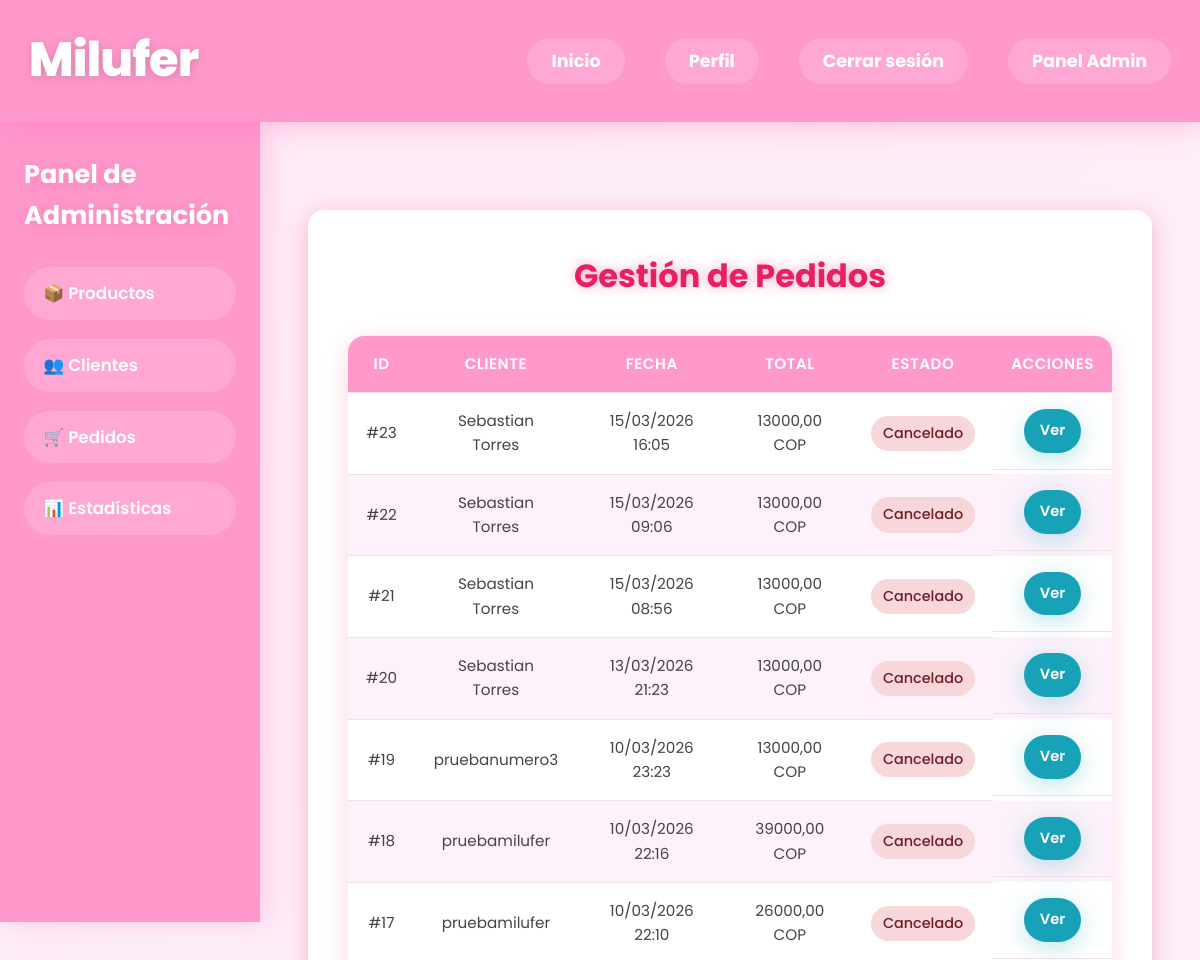
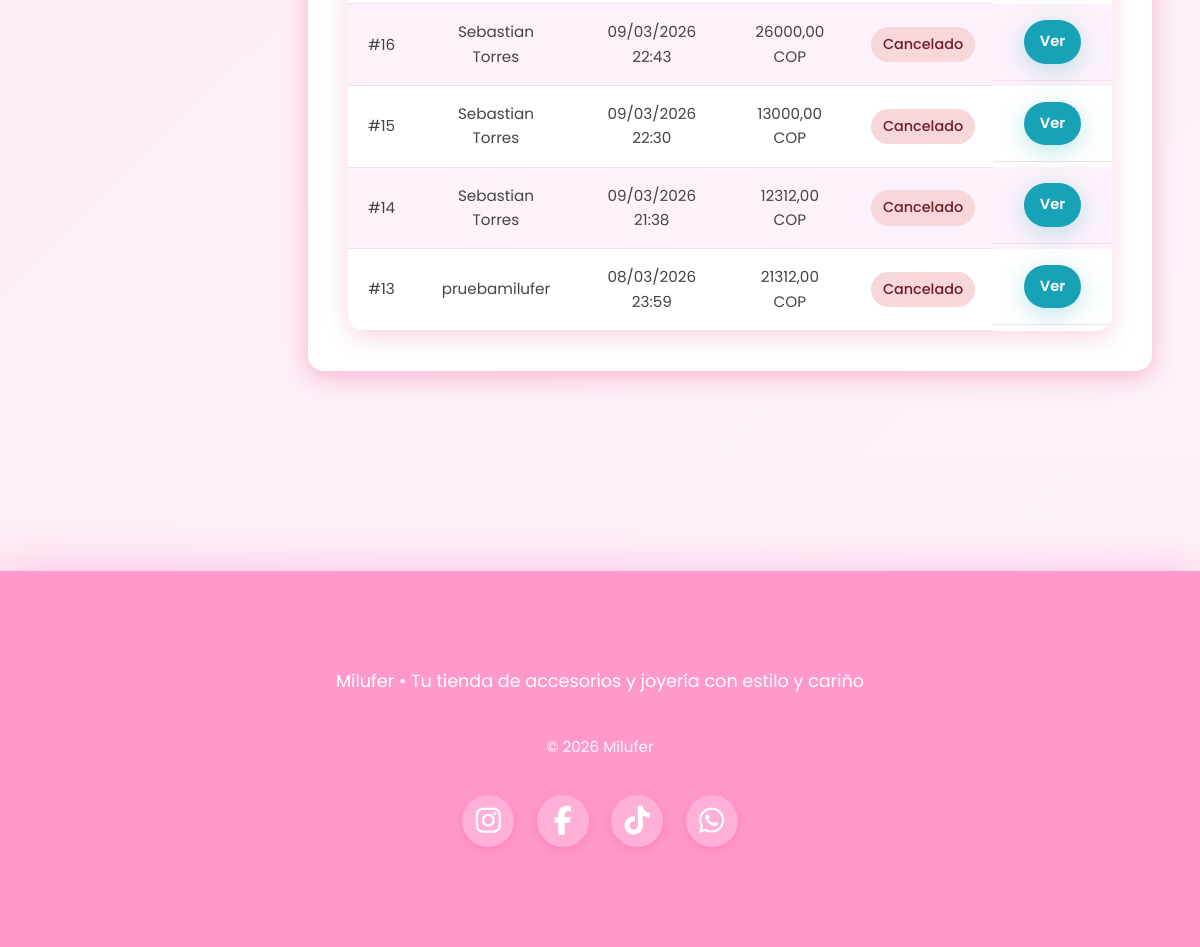
The app's page /dashboard/pedidos/ (signed in) with its own data (2 pictures, top to bottom).
### ventas/models.py (models this page shows, shortened)
class Pedido(models.Model):
    ESTADOS = [
        ('pendiente', 'Pendiente'),
        ('confirmado', 'Confirmado'),
        ('cancelado', 'Cancelado'),
        ('expirado', 'Expirado')
    ]
    usuario = models.ForeignKey(User, on_delete=models.SET_NULL, null=True)
    total = models.DecimalField(max_digits=10, decimal_places=2, default=0)
    estado = models.CharField(max_length=20, choices=ESTADOS, default='pendiente')
    fecha_creacion = models.DateTimeField(auto_now_add=True)
    fecha_actualizacion = models.DateTimeField(auto_now=True)
    expiracion = models.DateTimeField()

### dashboard/views.py (the view)
# urls.py: path("pedidos/", views.pedidos_view, name="pedidos"),
@superuser_required
def pedidos_view(request):
    pedidos = Pedido.objects.all().order_by("-fecha_creacion")
    return render(request, "dashboard/pedidos.html", {"pedidos": pedidos})

### dashboard/views.py (called while the page is built)
def superuser_required(view_func):
    return user_passes_test(lambda u: u.is_superuser)(view_func)

### templates/dashboard/pedidos.html (shortened to what this page needs)
{% extends 'dashboard/dashboard.html' %}
{% load static %}
{% block dashboard_content %}
<link rel="stylesheet" href="{% static 'css/dashboard/pedidos.css' %}">
<div class="contenedor-pedidos">
    <div class="encabezado-seccion">
        <h1>Gestión de Pedidos</h1>
    </div>
    {% if pedidos %}
        <table class="tabla-pedidos">
            <thead>
                <tr>
                    <th>ID</th>
                    <th>Cliente</th>
                    <th>Fecha</th>
                    <th>Total</th>
                    <th>Estado</th>
                    <th>Acciones</th>
                </tr>
            </thead>
            <tbody>
                {% for pedido in pedidos %}
                    <tr>
                        <td>#{{ pedido.id }}</td>
                        <td>
                            {{ pedido.usuario.username|default:pedido.usuario.email }}
                        </td>
                        <td>{{ pedido.fecha_creacion|date:"d/m/Y H:i" }}</td>
                        <td>{{ pedido.total }} COP</td>
                        <td>
                            <span class="estado estado-{{ pedido.estado|lower }}">
                                {{ pedido.get_estado_display|default:pedido.estado }}
                            </span>
                        </td>
                        <td class="acciones">
                            <a href="{% url 'dashboard:admin_detalle_pedido' pedido.id %}"
                               class="boton-ver">
                                Ver
                            </a>
                        </td>
                    </tr>
                {% endfor %}
            </tbody>
        </table>
    {% else %}
        <div class="sin-pedidos">
            <p>Aún no se han registrado pedidos en la tienda.</p>
            <p>Cuando los clientes realicen compras aparecerán aquí.</p>
        </div>
    {% endif %}
</div>
{% endblock %}

### static/css/home.css (style rules this page uses)
:root { --pink-hot: #ff66b2; --pink-deep: #e91e63; --pink-medium: #ff99cc; --pink-border: #ffb3d9; --pink-bg-start: #ffeaf6; --pink-bg-end: #fdf2fb; --pink-glow: #ffccdd; --text-pink: #d63384; --text-dark: #222; --white: #ffffff; --radius-pill: 9999px; --radius-md: 16px; --transition-pop: all 0.32s cubic-bezier(0.4, 0, 0.2, 1); --transition-fast: all 0.18s ease-out; --shadow-glow: 0 6px 24px rgba(233, 30, 99, 0.28); --shadow-hover: 0 12px 36px rgba(233, 30, 99, 0.38); --glow-text: 0 3px 16px rgba(233, 30, 99, 0.22); }
* { margin: 0; padding: 0; box-sizing: border-box; }
body { font-family: 'Poppins', system-ui, sans-serif; background: linear-gradient(135deg, var(--pink-bg-start) 0%, var(--pink-bg-end) 100%); color: var(--text-dark); line-height: 1.6; min-height: 100vh; }

### static/css/dashboard/dashboard.css (style rules this page uses)
.dashboard-contenido h1 { font-size: 2.4rem; font-weight: 700; color: var(--pink-deep); margin-bottom: 1.5rem; text-shadow: var(--glow-text); }

### static/css/dashboard/pedidos.css (style rules this page uses)
.contenedor-pedidos { padding: 40px; max-width: 1100px; margin: 40px auto; background: #fff; border-radius: 16px; box-shadow: 0 6px 24px rgba(233, 30, 99, 0.28); transition: all 0.32s cubic-bezier(0.4, 0, 0.2, 1); font-family: 'Poppins', sans-serif; }
.encabezado-seccion { margin-bottom: 35px; text-align: center; }
.encabezado-seccion h1 { margin: 0; font-size: 2rem; font-weight: 700; color: #e91e63; text-shadow: 0 0 12px rgba(233, 30, 99, 0.38); }
.tabla-pedidos { width: 100%; border-collapse: collapse; background-color: #ffffff; border-radius: 16px; overflow: hidden; box-shadow: 0 6px 24px rgba(233, 30, 99, 0.18); }
.tabla-pedidos th, .tabla-pedidos td { padding: 16px 18px; text-align: center; border-bottom: 1px solid #f0e0e8; font-size: 0.95rem; }
.tabla-pedidos th { background-color: #ff99cc; color: #fff; font-weight: 600; text-transform: uppercase; letter-spacing: 0.5px; }
.tabla-pedidos td { color: #444444; }
.tabla-pedidos tbody tr:nth-child(even) { background-color: #fdf2fb; }
.estado { display: inline-block; padding: 6px 12px; border-radius: 9999px; font-size: 0.9rem; font-weight: 500; }
.estado-cancelado { background-color: #f8d7da; color: #721c24; }
.acciones { display: flex; justify-content: center; gap: 12px; flex-wrap: wrap; }
.boton-ver, .boton-confirmar, .boton-cancelar { display: inline-block; padding: 10px 16px; border-radius: 9999px; text-decoration: none; font-size: 0.92rem; font-weight: 600; transition: all 0.32s cubic-bezier(0.4, 0, 0.2, 1); }
.boton-ver { background-color: #17a2b8; color: #fff; box-shadow: 0 6px 24px rgba(23, 162, 184, 0.28); }

### records on screen
Pedido: id "23", usuario.username "Sebastian Torres", fecha_creacion "15/03/2026 16:05", total "13000,00", estado "Cancelado"
Pedido: id "22", usuario.username "Sebastian Torres", fecha_creacion "15/03/2026 09:06", total "13000,00", estado "Cancelado"
Pedido: id "21", usuario.username "Sebastian Torres", fecha_creacion "15/03/2026 08:56", total "13000,00", estado "Cancelado"
Pedido: id "20", usuario.username "Sebastian Torres", fecha_creacion "13/03/2026 21:23", total "13000,00", estado "Cancelado"
Pedido: id "19", usuario.username "pruebanumero3", fecha_creacion "10/03/2026 23:23", total "13000,00", estado "Cancelado"
Pedido: id "18", usuario.username "pruebamilufer", fecha_creacion "10/03/2026 22:16", total "39000,00", estado "Cancelado"
Pedido: id "17", usuario.username "pruebamilufer", fecha_creacion "10/03/2026 22:10", total "26000,00", estado "Cancelado"
Pedido: id "16", usuario.username "Sebastian Torres", fecha_creacion "09/03/2026 22:43", total "26000,00", estado "Cancelado"
Pedido: id "15", usuario.username "Sebastian Torres", fecha_creacion "09/03/2026 22:30", total "13000,00", estado "Cancelado"
Pedido: id "14", usuario.username "Sebastian Torres", fecha_creacion "09/03/2026 21:38", total "12312,00", estado "Cancelado"
Pedido: id "13", usuario.username "pruebamilufer", fecha_creacion "08/03/2026 23:59", total "21312,00", estado "Cancelado"
